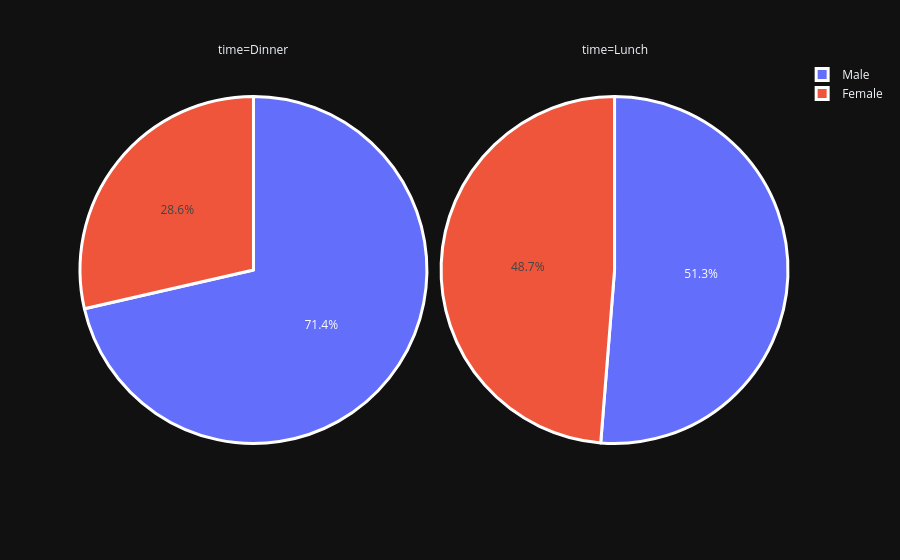

Source (notebook cell):
### Code cell
fig = px.pie(df, values='tip', names='sex',
            facet_col='time'
)
fig.update_traces(marker=dict(line=dict(color='white', width=3)))
fig.update_layout(template='plotly_dark')
fig.show()

### Figure 1 — Plotly figure (JSON) as saved in the notebook; plotly's stock layout.template omitted (floating-point values rounded to 4 significant figures; data arrays with more than 128 entries replaced by an {"elided": "..."} marker saying what was removed)
{"data": [{"domain": {"x": [0, 0.49], "y": [0, 1]}, "hovertemplate": "time=Dinner<br>sex=%{label}<br>tip=%{value}<extra></extra>", "labels": {"elided": "176 str values"}, "legendgroup": "", "marker": {"line": {"color": "white", "width": 3}}, "name": "", "showlegend": true, "type": "pie", "values": {"elided": "176 float values"}}, {"domain": {"x": [0.51, 1], "y": [0, 1]}, "hovertemplate": "time=Lunch<br>sex=%{label}<br>tip=%{value}<extra></extra>", "labels": ["Male", "Male", "Male", "Male", "Male", "Female", "Male", "Male", "Female", "Male", "Male", "Male", "Male", "Female", "Female", "Female", "Male", "Female", "Male", "Male", "Female", "Female", "Male", "Female", "Female", "Male", "Male", "Female", "Female", "Female", "Female", "Female", "Female", "Female", "Male", "Female", "Female", "Male", "Male", "Female", "Female", "Female", "Female", "Female", "Male", "Male", "Female", "Male", "Male", "Male", "Male", "Male", "Female", "Female", "Male", "Male", "Female", "Female", "Female", "Male", "Female", "Male", "Female", "Male", "Female", "Male", "Female", "Female"], "legendgroup": "", "marker": {"line": {"color": "white", "width": 3}}, "name": "", "showlegend": true, "type": "pie", "values": [4.0, 3.0, 2.71, 3.0, 3.4, 1.83, 5.0, 2.03, 5.17, 2.0, 4.0, 5.85, 3.0, 1.5, 1.8, 2.92, 2.31, 1.68, 2.5, 2.0, 2.52, 4.2, 1.48, 2.0, 2.0, 2.18, 1.5, 2.83, 1.5, 2.0, 3.25, 1.25, 2.0, 2.0, 2.0, 2.75, 3.5, 6.7, 5.0, 5.0, 2.3, 1.5, 1.36, 1.63, 1.73, 2.0, 4.19, 2.56, 2.02, 4.0, 1.44, 2.0, 5.0, 2.0, 2.0, 4.0, 2.01, 2.0, 2.5, 4.0, 3.23, 2.2, 3.48, 1.92, 3.0, 1.58, 2.5, 2.0]}], "layout": {"annotations": [{"font": {}, "showarrow": false, "text": "time=Dinner", "x": 0.245, "xanchor": "center", "xref": "paper", "y": 1, "yanchor": "bottom", "yref": "paper"}, {"font": {}, "showarrow": false, "text": "time=Lunch", "x": 0.755, "xanchor": "center", "xref": "paper", "y": 1, "yanchor": "bottom", "yref": "paper"}], "legend": {"tracegroupgap": 0}, "margin": {"t": 60}}}
